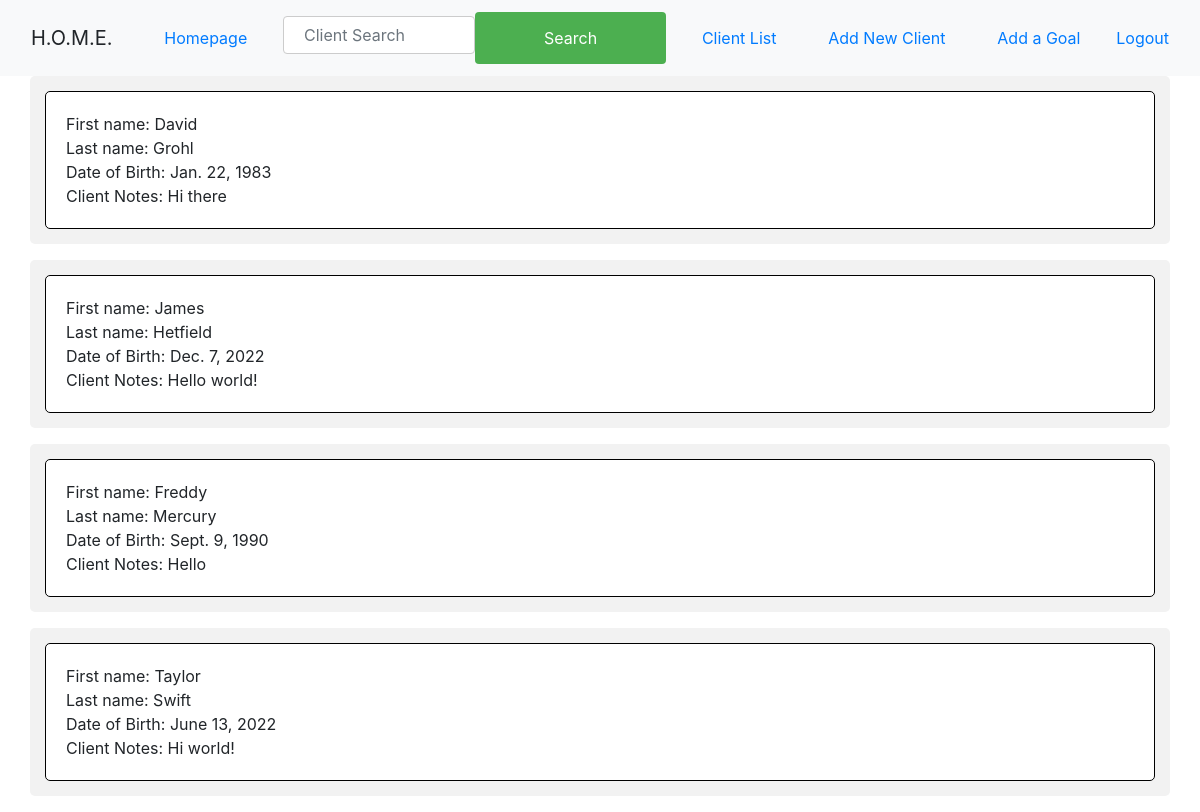
Before: /client/ with the older database file.
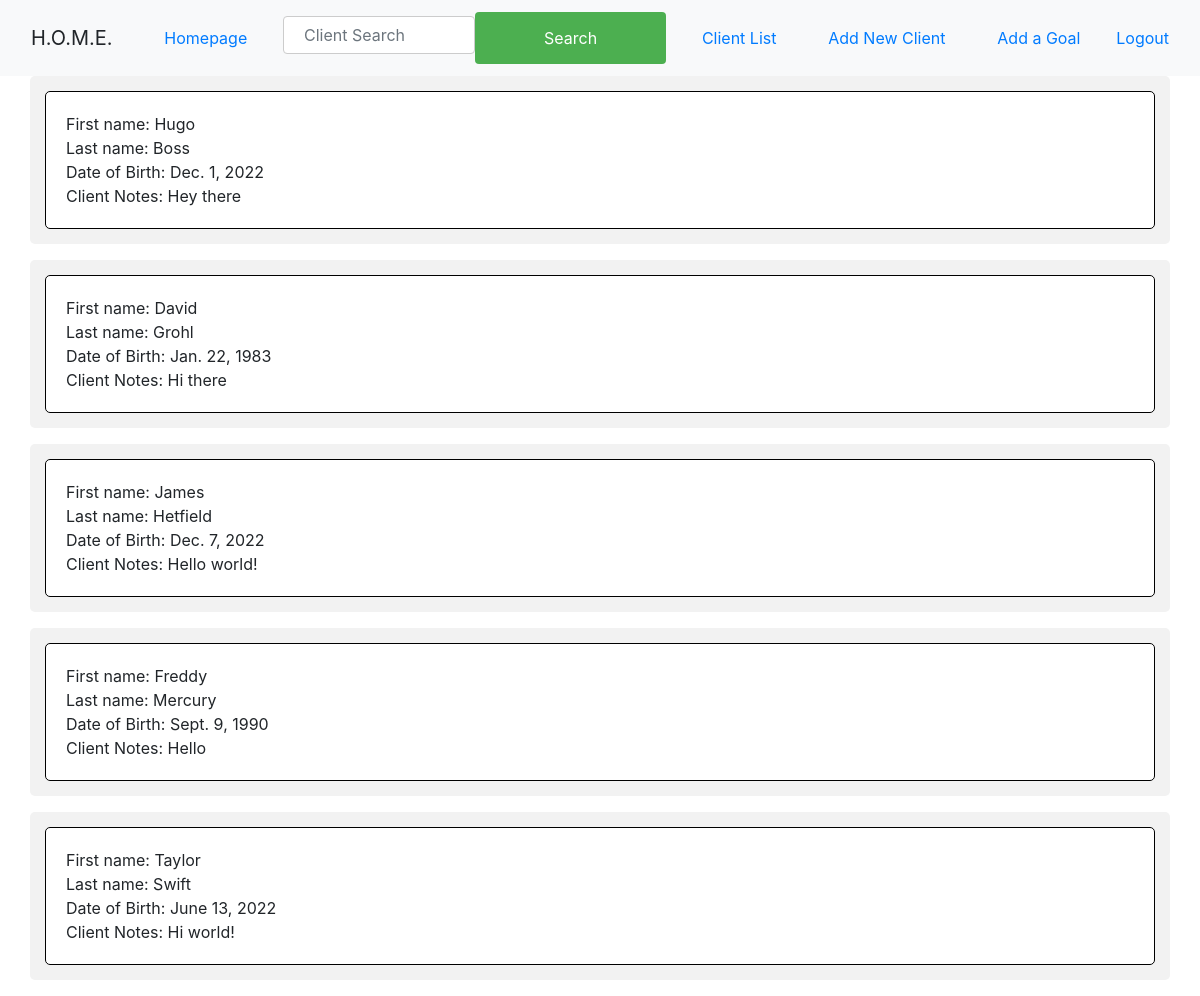
After: the same page with the newer database file.
### HOME_App/models.py (models this page shows)
class Client(models.Model):
    firstName = models.CharField(max_length=20)
    lastName = models.CharField(max_length=20)
    dateOfBirth = models.DateField()
    clientNotes = models.TextField(max_length=500)
    def __str__(self):
        return self.lastName

### HOME_App/views.py (the view)
# urls.py: path('client/', views.clientlist, name = 'client'),
def clientlist(request):
    clients = Client.objects.all().order_by('lastName')
    print(clients)
    context = {
        'clients': clients
    }
    return render(request, 'client.html', context)

### templates/client.html
{% extends 'base.html' %} {% block content %} {% load static %}
{% for post in clients %}
<ul class="container">
    <li class="flex-item">
        First name: {{post.firstName}}<br>
        Last name: {{post.lastName}}<br>
        Date of Birth: {{post.dateOfBirth}}<br>
        Client Notes: {{post.clientNotes}}<br>
    </li>
</ul>
{% endfor %}
{% endblock %}

Changed rows visible on the page:
added Client: firstName "Hugo", lastName "Boss", dateOfBirth "Dec. 1, 2022", clientNotes "Hey there"
